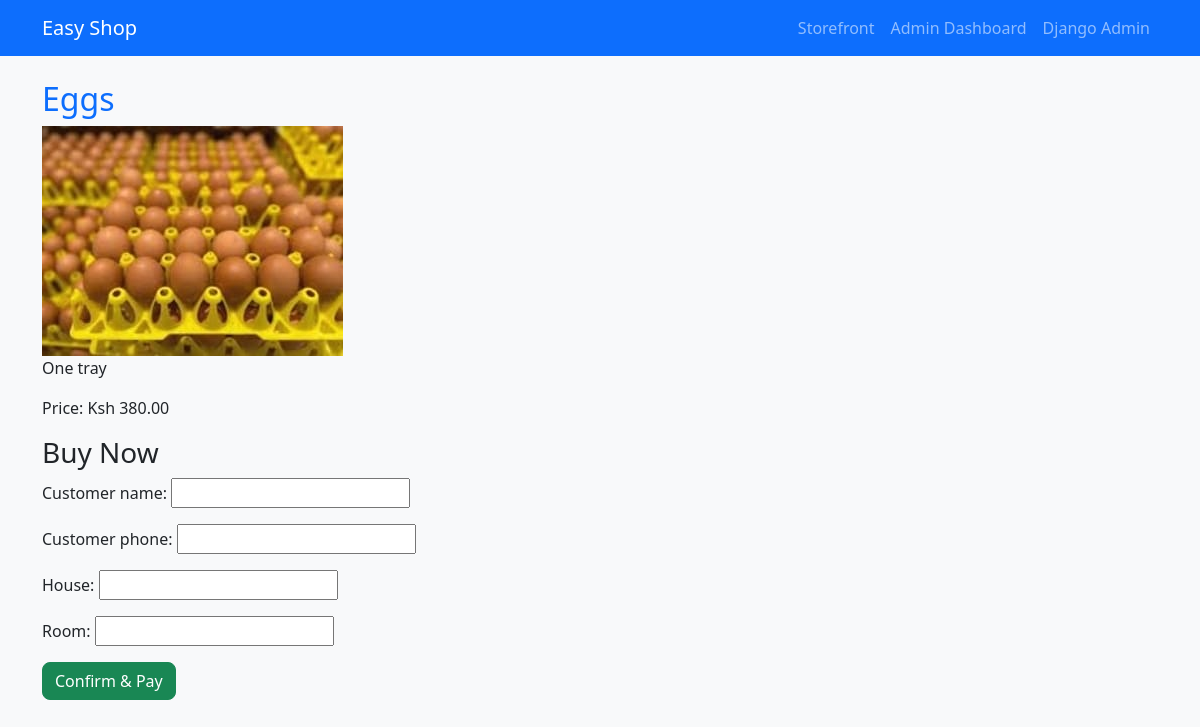
Screenshot of /product/4/ with the database file from the repository.
### shop/models.py (models this page shows, shortened)
class Product(models.Model):
    name = models.CharField(max_length=200)
    description = models.TextField()
    price = models.DecimalField(max_digits=8, decimal_places=2)
    image = models.ImageField(upload_to='products/')
    available = models.BooleanField(default=True)

### shop/views.py (the view)
# urls.py: path('product/<int:pk>/', views.product_detail, name='product_detail'),
def product_detail(request, pk):
    product = get_object_or_404(Product, pk=pk)
    if request.method == 'POST':
        form = OrderForm(request.POST)
        if form.is_valid():
            order = form.save(commit=False)
            order.product = product
            order.payment_confirmed = True  # Simulated payment confirmation
            order.save()
            return redirect('home')
    else:
        form = OrderForm()
    return render(request, 'product_detail.html', {'product': product, 'form': form})

### shop/forms.py
class OrderForm(forms.ModelForm):
    class Meta:
        model = Order
        fields = ['customer_name', 'customer_phone', 'house', 'room']

### shop/templates/product_detail.html (shortened to what this page needs)
{% extends 'base.html' %}
{% block content %}
<h2>{{ product.name }}</h2>
<img src="{{ product.image.url }}" class="img-fluid">
<p>{{ product.description }}</p>
<p>Price: Ksh {{ product.price }}</p>
<h3>Buy Now</h3>
<form method="post">
    {{ form.as_p }}
    <button class="btn btn-success">Confirm & Pay</button>
</form>
{% endblock %}

### shop/static/shop/style.css (style rules this page uses)
body { background-color: #f8f9fa; }
h1, h2 { color: #0d6efd; }
.btn { border-radius: 0.5rem; }

### rows the page displays
Product: name "Eggs", image (picture), description "One tray", price "380.00"
